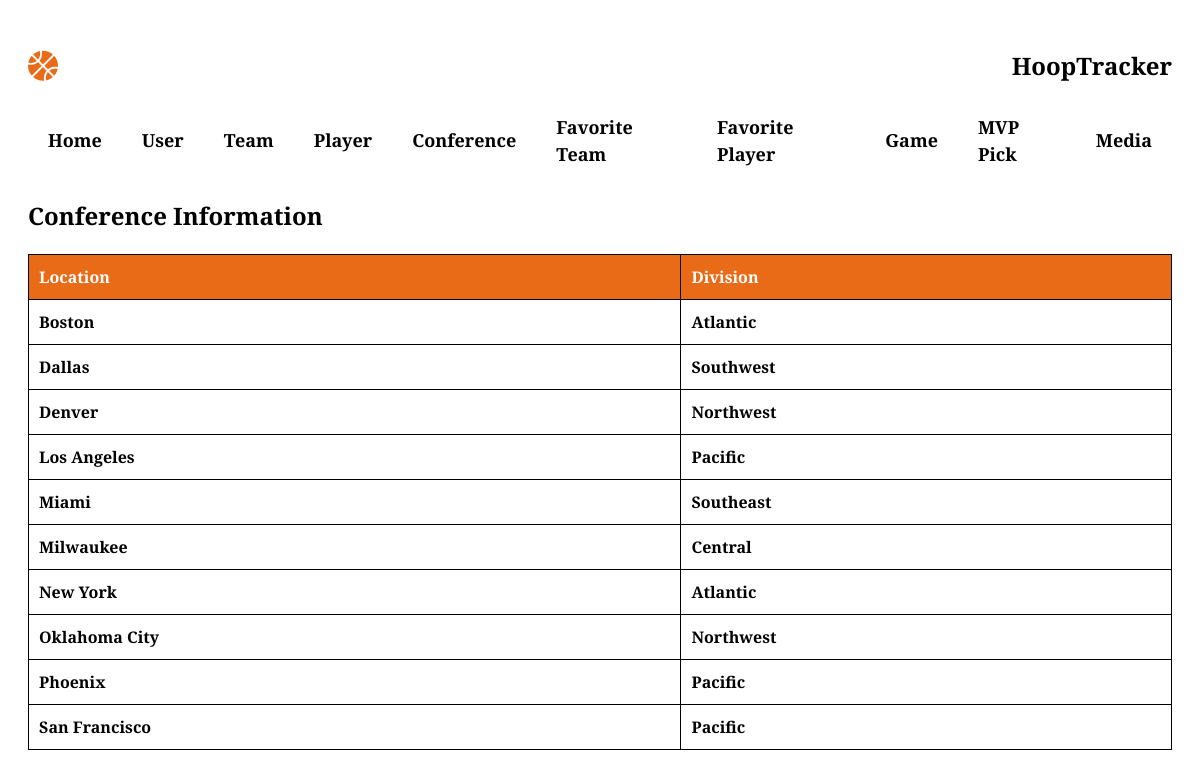
Screenshot of /Conference.php with the database file from the repository.
### tables this page shows
CREATE TABLE Conference (
    Location VARCHAR(50) PRIMARY KEY,
    Division VARCHAR(50) NOT NULL
);

### Conference.php (the view, shortened to what this page needs)
<?php
require_once __DIR__ . '/db.php';
?>
<!DOCTYPE html>
<html lang="en">
<head>
</head>
<body>
    <div id="header">
        <div class="container">
            <nav>
                <i class="fa-solid fa-basketball"></i><h2>HoopTracker</h2>
                <ul>
                <li><a href="source.html">Home</a></li>
				<li><a href="User.php">User</a></li>
                <li><a href="Team.php">Team</a></li>
                <li><a href="Player.php">Player</a></li>
                <li><a href="Conference.php">Conference</a></li>
                <li><a href="FavTeam.php">Favorite Team</a></li>
                <li><a href="FavPlayer.php">Favorite Player</a></li>
                <li><a href="Game.php">Game</a></li>
                <li><a href="MVP_Pick.php">MVP Pick</a></li>
                <li><a href="Media.php">Media</a></li>
			</ul>
            </nav>
        </div>
    </div>
    <div class="container">
        <h2>Conference Information</h2>
        <?php
        $sql = "SELECT * FROM Conference";
        $result = mysqli_query($conn, $sql);
        if (mysqli_num_rows($result) > 0) {
            echo "<table>\n";
            echo "<tr>\n";
            echo "<th>Location</th>\n
                  <th>Division</th>\n";
            echo "</tr>\n";
            while($row = mysqli_fetch_row($result)) {
                echo "<tr>\n";
                echo "<td>" . $row[0] . "</td>\n";
                echo "<td>" . $row[1] . "</td>\n";
                echo "</tr>\n";
            }
            echo "</table>\n";
        } else {
            echo "<p>No conference data found.</p>";
        }
        ?>
    </div>
</body>
</html>

### Conference.php (style rules this page uses)
body { font-family: "Crimson Text", serif; font-weight: 600; font-style: normal; padding: 20px; line-height: 1.5; }
i { margin-right: 10px; font-size: 30px; color: #ea6b17; }
nav { display: flex; align-items: center; justify-content: space-between; flex-wrap: wrap; }
nav ul { display: flex; align-items: center; list-style: none; padding: 0; margin: 0; margin-left: auto; }
nav ul li { margin: 10px 20px; }
nav ul li a { text-decoration: none; font-size: 18px; position: relative; color: black; transition: color 0.3s ease; }
table { width: 100%; border-collapse: collapse; margin-top: 20px; }
th, td { border: 1px solid black; padding: 10px; text-align: left; }
th { background-color: #ea6b17; color: white; }

### rows the page displays
conference: Location "Boston", Division "Atlantic"
conference: Location "Dallas", Division "Southwest"
conference: Location "Denver", Division "Northwest"
conference: Location "Los Angeles", Division "Pacific"
conference: Location "Miami", Division "Southeast"
conference: Location "Milwaukee", Division "Central"
conference: Location "New York", Division "Atlantic"
conference: Location "Oklahoma City", Division "Northwest"
conference: Location "Phoenix", Division "Pacific"
conference: Location "San Francisco", Division "Pacific"
